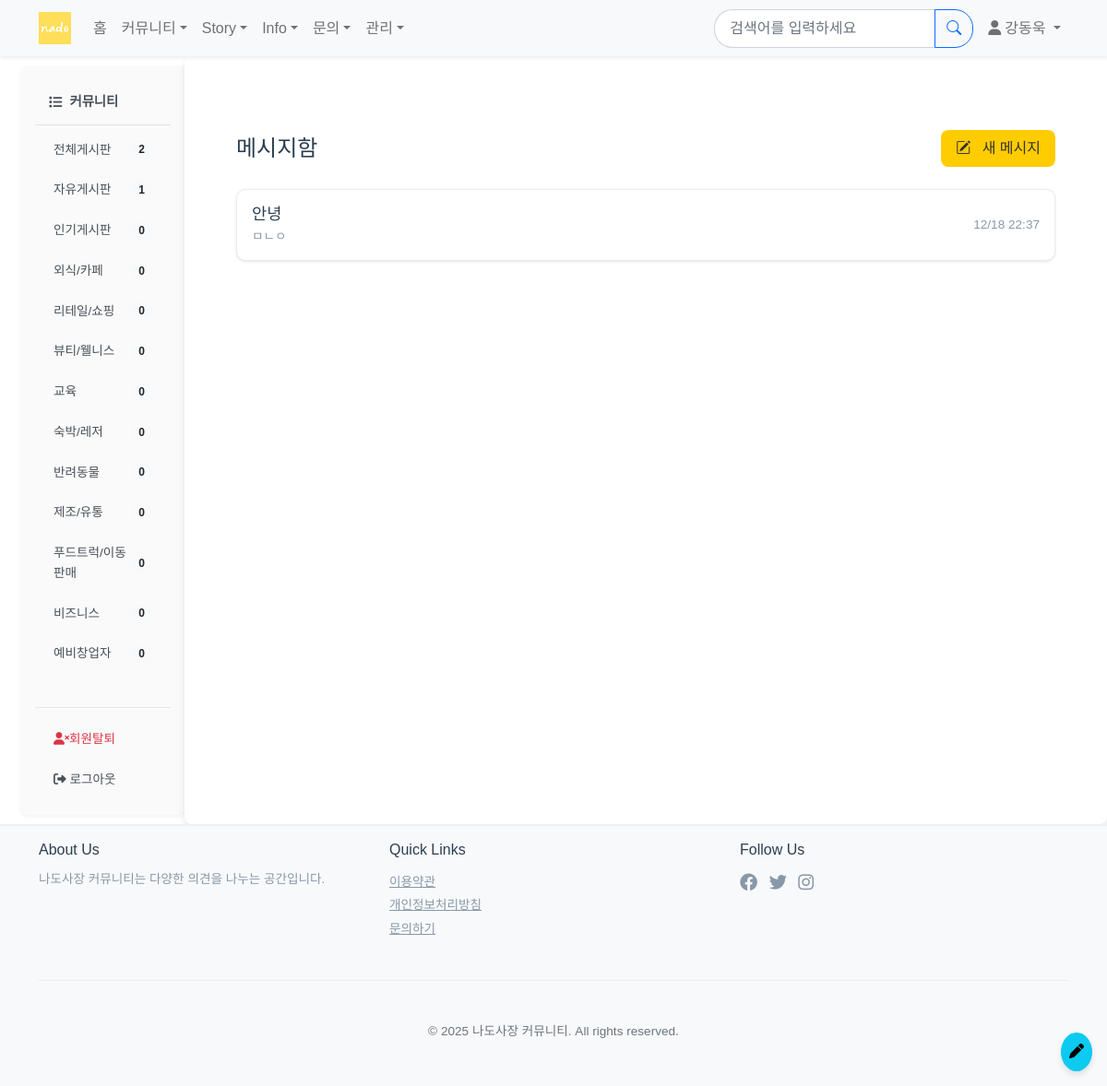
The page /board/messages/ (signed in) on the database its author committed.
### common/models.py (models this page shows, shortened)
class CustomUser(AbstractBaseUser, PermissionsMixin):
    username = models.CharField(
        _('닉네임'),
        max_length=150,
        unique = True,
        help_text=_('필수. 150자 이내로 입력해주세요.')
    )
    user_id = models.CharField(
        _('아이디'),
        max_length=30,
        unique=True,
        help_text=_('필수. 로그인에 사용될 아이디를 입력해주세요.')
    )
    email = models.EmailField(
        _('이메일'),
        unique=True,
        help_text=_('필수. 인증에 사용될 이메일을 입력해주세요.')
    )
    business_type = models.ForeignKey(
        BusinessType,
        on_delete=models.SET_NULL,
        null=True,
        blank=True,
        verbose_name=_('업종'),
        related_name='users'
    )
    business_name = models.CharField(
        _('사업장 이름'),
        max_length=100,
        blank=True,
        null=True
    )
    is_active = models.BooleanField(
        _('활성화'),
        default=False,
        help_text=_('이메일 인증 후 활성화됩니다.')
    )
    is_staff = models.BooleanField(
        _('admin 접근 권한'),
        default=False
    )
    is_admin = models.BooleanField(
        _('일반 관리자 권한'),
        default=False
    )
    is_superuser = models.BooleanField(
        _('최고 관리자 권한'),
        default=False
    )
    is_advertise = models.BooleanField(
        _('광고주 권한'),
        default=False
    )
    is_restricted = models.BooleanField(default=False)  # 계정 정지 여부
    restrict_end_date = models.DateTimeField(null=True, blank=True)  # 정지 해제 예정일
    date_joined = models.DateTimeField(_('가입일'), default=timezone.now)
    email_verified = models.BooleanField(_('이메일 인증됨'), default=False)
    objects = CustomUserManager()
    USERNAME_FIELD = 'user_id'
    EMAIL_FIELD = 'email'
    REQUIRED_FIELDS = ['username', 'email']
    class Meta:
        verbose_name = _('사용자')
        verbose_name_plural = _('사용자들')

### board/models.py (models this page shows, shortened)
class Category(models.Model):
    TYPE_CHOICES = (
        ('board', '글게시판'),
        ('story', '이야기게시판'),
        ('advertise','광고게시판'),
        ('info','정보게시판')
    )
    name = models.CharField(max_length=50, unique=True)
    slug = models.SlugField(max_length=200, unique=True)
    description = models.TextField(blank=True)
    order = models.IntegerField(default=0)
    is_active = models.BooleanField(default=True)
    is_business = models.BooleanField(default=False)  # 사업 분야 대분류에 해당. profile, 회원가입에 사용됨.
    type = models.CharField(max_length=10, choices=TYPE_CHOICES, default='board')
    created_at = models.DateTimeField(auto_now_add=True)

class Message(models.Model):
    sender = models.ForeignKey(settings.AUTH_USER_MODEL, related_name='sent_messages', on_delete=models.CASCADE)
    receiver = models.ForeignKey(settings.AUTH_USER_MODEL, related_name='received_messages', on_delete=models.CASCADE)
    content = models.TextField()
    created_at = models.DateTimeField(auto_now_add=True)
    is_read = models.BooleanField(default=False)
    class Meta:
        ordering = ['-created_at']

### board/views/message_views.py (the view)
# urls.py: path('messages/', message_views.message_list, name='message_list'),
@login_required(login_url='common:login')
def message_list(request):
    all_messages = Message.objects.filter(
        Q(sender=request.user) | Q(receiver=request.user)
    ).select_related('sender', 'receiver')
    conversations = _group_messages_by_user(all_messages, request.user)
    return render(request, 'board/message/message_list.html', {
        'conversations': conversations.values()
    })

### board/context_processors.py (called while the page is built)
def categories(request):
    return {
        'categories' : Category.objects.filter(is_active = True).order_by('order')
    }

def board_categories(request):
    board_categories = Category.objects.filter(is_active=True,type='board')
    return {
        'board_categories' : Category.objects.filter(is_active=True,type='board').order_by('order'),
        'board_Q_count' : Question.objects.filter(category__in=board_categories).count(),
        'user_count' : CustomUser.objects.filter(is_active=True).count()
            }

def board_business_categories(request):
    return {
        'business_categories' : Category.objects.filter(is_active=True,type='board',is_business=True).order_by('order'),
        'nonbusiness_categories' : Category.objects.filter(is_active=True,type='board',is_business=False).order_by('order')
            }

def each_categories(request):
    return {
        'story_categories' : Category.objects.filter(is_active=True,type='story').order_by('order'),
        'info_categories' : Category.objects.filter(is_active=True,type='info').order_by('order') ,
        'advertise_categories' : Category.objects.filter(is_active=True,type='advertise').order_by('order')
    }

### board/views/message_views.py (called while the page is built)
def _group_messages_by_user(messages, current_user):
    conversations = {}
    for msg in messages:
        other_user = msg.receiver if msg.sender == current_user else msg.sender
        if other_user.id not in conversations:
            conversations[other_user.id] = {
                'user': other_user,
                'last_message': msg,
                'unread_count': 0
            }
        else:
            if msg.created_at > conversations[other_user.id]['last_message'].created_at:
                conversations[other_user.id]['last_message'] = msg
        if msg.receiver == current_user and not msg.is_read:
            conversations[other_user.id]['unread_count'] += 1
    return dict(sorted(
        conversations.items(),
        key=lambda x: x[1]['last_message'].created_at,
        reverse=True
    ))

### templates/board/message/message_list.html (shortened to what this page needs)
{% extends 'base.html' %}
{% block content %}
<div class="container my-4">
    <div class="d-flex justify-content-between align-items-center mb-4">
        <h2>메시지함</h2>
        <a href="{% url 'board:send_message' %}" class="btn btn-primary">
            <i class="bi bi-pencil-square"></i> 새 메시지
        </a>
    </div>
    <div class="conversation-list">
        {% for conv in conversations %}
        <a href="{% url 'board:conversation_detail' conv.user.id %}"
           class="text-decoration-none">
            <div class="card mb-2 {% if conv.unread_count %}border-primary{% endif %}">
                <div class="card-body">
                    <div class="d-flex justify-content-between align-items-center">
                        <div>
                            <h5 class="card-title mb-1">
                                {{ conv.user.username }}
                            </h5>
                            <p class="card-text text-muted mb-0">
                                {{ conv.last_message.content|truncatechars:50 }}
                            </p>
                        </div>
                        <small class="text-muted">
                            {{ conv.last_message.created_at|date:"m/d H:i" }}
                        </small>
                    </div>
                </div>
            </div>
        </a>
        {% empty %}
        <p class="text-center">메시지가 없습니다.</p>
        {% endfor %}
    </div>
</div>
{% endblock %}

### templates/navbar.html (shortened to what this page needs)
{% load static %}
<nav class="navbar navbar-expand-lg navbar-light bg-light shadow-sm sticky-top">
    <div class="container">
        <a href="{% url 'board:index' %}" class="navbar-brand">
            <img src="{% static 'nado.png' %}" alt="파파이스 로고" height="30">
        </a>
        <div class="collapse navbar-collapse" id="navbarNav">
            <ul class="navbar-nav me-auto">
                <li class="nav-item">
                    <a class="nav-link {% if request.resolver_match.url_name == 'index' %}active{% endif %}"
                       href="{% url 'board:index' %}">홈</a>
                </li>
                <li class="nav-item dropdown">
                    <a class="nav-link dropdown-toggle" href="#" id="communityDropdown" role="button"
                       data-bs-toggle="dropdown" aria-expanded="false">커뮤니티</a>
                </li>
                <li class="nav-item dropdown">
                    <a class="nav-link dropdown-toggle" href="#" id="storyDropdown" role="button"
                       data-bs-toggle="dropdown" aria-expanded="false">Story</a>
                </li>
                <li class="nav-item dropdown">
                    <a class="nav-link dropdown-toggle" href="#" id="infoDropdown" role="button"
                       data-bs-toggle="dropdown" aria-expanded="false">Info</a>
                </li>
                <li class="nav-item dropdown">
                    <a class="nav-link dropdown-toggle" href="#" id="inquiryDropdown" role="button"
                       data-bs-toggle="dropdown" aria-expanded="false">문의</a>
                </li>
                {% if user.is_authenticated %}
                {% if user.is_admin or user.is_advertise %}
                <li class="nav-item dropdown">
                    <a class="nav-link dropdown-toggle" href="#" id="adminDropdown" role="button"
                       data-bs-toggle="dropdown" aria-expanded="false">관리</a>
                </li>
                {% endif %}
                {% endif %}
            </ul>
            <form class="d-flex me-2" action="{% url 'board:search' %}" method="get">
                <div class="input-group">
                    <input class="form-control" type="search" name="q" placeholder="검색어를 입력하세요"
                           value="{{ request.GET.q|default:'' }}" aria-label="검색">
                    <button class="btn btn-outline-primary" type="submit">
                        <i class="bi bi-search"></i>
                    </button>
                </div>
            </form>
            <ul class="navbar-nav">
                {% if user.is_authenticated %}
                    <li class="nav-item dropdown">
                        <a class="nav-link dropdown-toggle" href="#" id="userDropdown" role="button"
                           data-bs-toggle="dropdown" aria-expanded="false">
                            <i class="fas fa-user me-1"></i>{{ user.username }}
                        </a>
                    </li>
                {% else %}
                    <li class="nav-item">
                        <a href="{% url 'common:login' %}" class="nav-link">
                            <i class="fas fa-sign-in-alt me-1"></i>로그인
                        </a>
                    </li>
                {% endif %}
            </ul>
        </div>
    </div>
</nav>

### templates/_sidebar.html
<div class="col-md-2 p-0">
    <div class="sidebar">
        <div class="nav flex-column">
            {% if category or current_type %}
            {% if request.session.last_visited_type %}
            <h6 class="sidebar-heading d-flex align-items-center">
                {% if request.session.last_visited_type == 'board' %}
                    <i class="fas fa-list me-2"></i>커뮤니티
                {% elif request.session.last_visited_type == 'story' %}
                    <i class="fas fa-book me-2"></i>이야기 게시판
                {% elif request.session.last_visited_type == 'advertise' %}
                    <i class="fas fa-ad me-2"></i>광고 게시판
                {% endif %}
            </h6>
            <div class="nav flex-column mb-4">
                {% for cat in categories %}
                    {% if cat.type == request.session.last_visited_type %}
                    <li class="nav-item">
                    <a class="nav-link {% if current_category == cat.slug %}active{% endif %}"
                        href="{% url 'board:category_questions' cat.slug %}">
                        <div class="d-flex justify-content-between align-items-center">
                            <span>{{ cat.name }}</span>
                            <small class="badge rounded-pill bg-light text-dark">
                                {% if cat.slug != 'all' %}
                                {{ cat.questions.count }}
                                {% else %}
                                {{board_Q_count}}
                                {% endif %}
                            </small>
                        </div>
                    </a>
                    </li>
                    {% endif %}
                {% endfor %}
            </div>
            {% endif %}
            {% else %}
            <h6 class="sidebar-heading d-flex align-items-center">
                <i class="fas fa-list me-2"></i>커뮤니티
            </h6>
            <div class="nav flex-column mb-4">
                {% for cat in board_categories %}
                <li class="nav-item">
                    <a class="nav-link" href="{% url 'board:category_questions' cat.slug %}">
                        <div class="d-flex justify-content-between align-items-center">
                            <span>{{ cat.name }}</span>
                            <small class="badge rounded-pill bg-light text-dark">
                                {% if cat.slug != 'all' %}
                                {{ cat.questions.count }}
                                {% else %}
                                {{board_Q_count}}
                                {% endif %}
                            </small>
                        </div>
                    </a>
                </li>
                {% endfor %}
            </div>
            {% endif %}
            <hr class="sidebar-divider">
            {% if user.is_authenticated %}
            <li class="nav-item">
                <a href="{%url 'common:delete_account'%}" class="nav-link text-danger" onclick="return confirm('정말로 회원탈퇴 페이지로 이동하시겠습니까?');">
                    <i class="fas fa-user-times"></i>회원탈퇴
                </a>
            </li>
            <li class="nav-item">
                <a href="{% url 'common:logout'%}" class="nav-link">
                    <i class="fas fa-sign-out-alt"></i> 로그아웃
                </a>
            </li>
            {% else %}
            <li class="nav-item">
                <a href="{% url 'common:login'%}" class="nav-link">
                    <i class="fas fa-sign-in-alt"></i>로그인
                </a>
            </li>
            {% endif %}
        </div>
    </div>
</div>

### static/style.css (style rules this page uses)
:root { --sidebar-width: 240px; --primary-color: #2C3E50; --hover-color: #f8f9fa; --active-color: #e9ecef; }
.sidebar { width: 180px; background-color: #f8f9fa; border-radius: 8px; margin: 10px; box-shadow: 0 2px 4px rgba(0,0,0,0.05); }
.sidebar .nav-link { color: #495057; font-size: 0.85rem; padding: 8px 15px; margin: 3px 5px; border-radius: 5px; transition: all 0.2s ease; }
.sidebar-heading { color: #495057; font-size: 0.9rem; font-weight: 600; padding: 15px; margin-bottom: 5px; border-bottom: 1px solid #dee2e6; }
.card { border: none; box-shadow: 0 1px 3px rgba(0,0,0,0.1); transition: all 0.2s ease; }
.btn-primary { background-color: var(--primary-color); border: none; }
.form-control { border-radius: 20px 0 0 20px; }
.btn-outline-primary { border-radius: 0 20px 20px 0; }
.navbar { background-color: #ffffff; box-shadow: 0 2px 4px rgba(0, 0, 0, 0.1); }
.nav-link { font-weight: 500; }
.card-body { padding: 0.5rem; }

### templates/navbar.html (style rules this page uses)
.navbar { padding: 0.5rem 0; }
.navbar-brand img { height: 35px; transition: transform 0.2s ease; }
.form-control { border-radius: 20px 0 0 20px; border-right: none; padding: 0.5rem 1rem; }
.btn-outline-primary { border-radius: 0 20px 20px 0; }

### templates/board/message/message_list.html (style rules this page uses)
.container h2 { color: #2c3e50; font-size: 1.5rem; margin: 0; }
.btn-primary { padding: 0.5rem 1rem; border-radius: 8px; border: none; transition: all 0.2s ease; }
.btn-primary i { margin-right: 0.5rem; }
.conversation-list { display: flex; flex-direction: column; gap: 0.75rem; }
.conversation-list .card { border: 1px solid #e9ecef; border-radius: 10px; transition: all 0.2s ease; margin: 0 !important; }
.card-body { padding: 1rem; }
.card-title { color: #2c3e50; font-size: 1.1rem; font-weight: 500; display: flex; align-items: center; gap: 0.5rem; }
.badge { font-size: 0.75rem; padding: 0.25rem 0.5rem; border-radius: 6px; }
.card-text { color: #6c757d; font-size: 0.9rem; line-height: 1.4; }
.text-muted { font-size: 0.85rem; color: #8898aa !important; }
.conversation-list > a { animation: fadeIn 0.3s ease; }

### templates/base.html (style rules this page uses)
body { font-family: 'Noto Sans KR', sans-serif; line-height: 1.6; color: #333; }
.btn-primary { background-color: #ffcc00; border-color: #ffcc00; color: #333; }
.sidebar { background-color: #fafafa; border-right: 1px solid #f0f0f0; padding: 1rem; }
hr { margin: 0.75rem 0; opacity: 0.1; }

### rows shown on the page
CustomUser: username "강동욱"
Category: name "전체게시판", board_Q_count "2"
Category: name "자유게시판", questions.count "1"
Category: name "인기게시판", questions.count "0"
Category: name "외식/카페", questions.count "0"
Category: name "리테일/쇼핑", questions.count "0"
Category: name "뷰티/웰니스", questions.count "0"
Category: name "교육", questions.count "0"
Category: name "숙박/레저", questions.count "0"
Category: name "반려동물", questions.count "0"
Category: name "제조/유통", questions.count "0"
Category: name "푸드트럭/이동판매", questions.count "0"
Category: name "비즈니스", questions.count "0"
Category: name "예비창업자", questions.count "0"
CustomUser: user.username "안녕", last_message.content "ㅁㄴㅇ", last_message.created_at "12/18 22:37"
